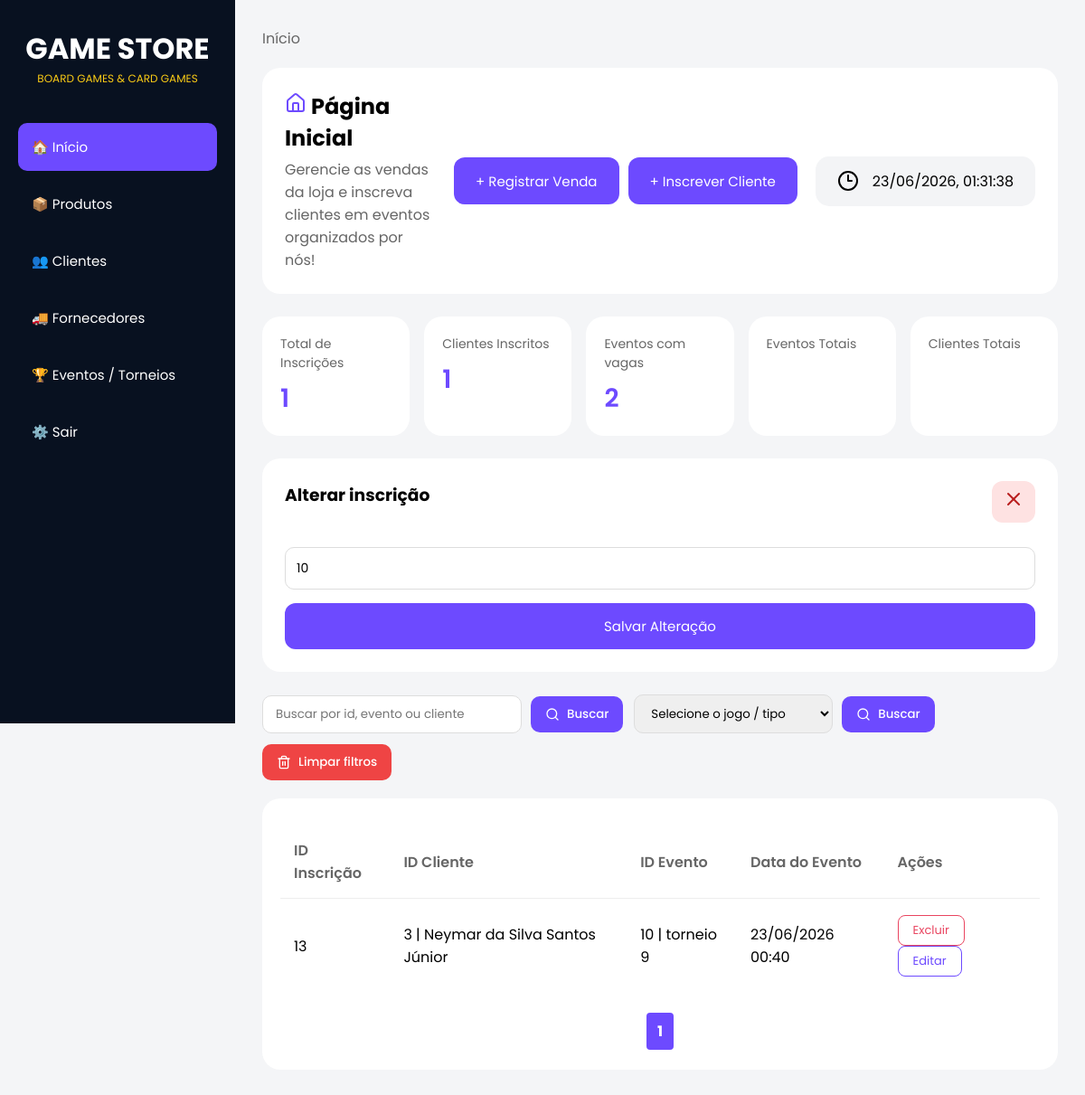
The page /inscricoes/editar/13 (signed in) on the database its author committed.
### tables this page shows
CREATE TABLE inscricoes (
            id INTEGER PRIMARY KEY AUTOINCREMENT,
            id_cliente INTEGER NOT NULL,
            id_evento INTEGER NOT NULL
        );

CREATE TABLE clientes(
            id INTEGER NOT NULL PRIMARY KEY AUTOINCREMENT,
            nome TEXT NOT NULL, 
            cpf TEXT NOT NULL UNIQUE,
            telefone TEXT NOT NULL,
            email TEXT NOT NULL UNIQUE
        );

CREATE TABLE eventos (
            id INTEGER PRIMARY KEY AUTOINCREMENT,
            nome TEXT NOT NULL,
            jogo TEXT NOT NULL,
            data TEXT NOT NULL,
            vagas INTEGER NOT NULL
        );

### routes.py (the view)
@app.route("/inscricoes/editar/<int:id>", methods=["GET"])
@login_required
def edicao_inscricao(id):
    inscricao = buscar_inscricao_por_id(id)
    lista = carregar_inscricoes()
    dados = paginar(lista,5)
    return render_template(
        "home.html",
        inscricoes=dados["itens"],
        pagina=dados["pagina"],
        total_paginas=dados["total_paginas"],
        inscricao=inscricao,
        total_inscricoes=len(lista),
        total_clientes=total_clientes_inscritos(),
        eventos_abertos=total_eventos_com_vagas(),
        modo_insc="editar",
        modo_vnd="criar",
        em_busca=False
    )

### database.py (called while the page is built)
def conectar():
    return sqlite3.connect(CAMINHO_BANCO)

### modules/eventos.py (called while the page is built)
def adicionar_status_eventos(lista):
    eventos_com_status = []
    for evento in lista:
        vagas = vagas_disponiveis(evento[0])
        status = obter_status_evento(
            evento[3],
            vagas
        )
        vagasOcupadas = evento[4] - vagas
        evento = list(evento)
        evento[3] = formatar_data(evento[3])
        evento.append(vagasOcupadas)
        evento.append(status)
        eventos_com_status.append(evento)
    return eventos_com_status

def carregar_eventos():
    lista = listar_eventos()
    return adicionar_status_eventos(lista)

def listar_eventos():
    conn = conectar()
    cursor = conn.cursor()
    cursor.execute("SELECT * FROM eventos") # seleciona tudo da tabela eventos
    eventos = cursor.fetchall()
    conn.close()
    return eventos # retorna tudo q selecionamos com o fetchall

def obter_status_evento(data_evento, vagas_disponiveis):
    data_evento = datetime.strptime( data_evento, "%Y-%m-%dT%H:%M" ) #tranforma de: "2026-06-13T18:00" para:  (2026, 6, 13, 18, 0)
    agora = datetime.now() #hora de agr no msm formato de cima
    if data_evento < agora:
        return "Encerrado"
    elif vagas_disponiveis <= 0:
        return "Lotado"
    else:
        return "Aberto"

### modules/inscricoes.py (called while the page is built)
def carregar_inscricoes():
    lista = listar_inscricoes()
    return adicionar_nomes(lista)

def adicionar_nomes(lista):
    inscricao_adicionada = []
    for inscricao in lista:
        inscricao = list(inscricao)
        nome_cliente = add_nome_cliente(inscricao[1])
        nome_evento = add_nome_evento(inscricao[2])
        data_evento = buscar_data_evento(inscricao[2])
        data_evento = formatar_data(data_evento)
        inscricao.append(nome_cliente)
        inscricao.append(nome_evento)
        inscricao.append(data_evento)
        inscricao_adicionada.append(inscricao)
    return inscricao_adicionada

def add_nome_cliente(id_cliente):
    conn = conectar()
    cursor = conn.cursor()
    cursor.execute("""
        SELECT nome
        FROM clientes
        WHERE id = ?
    """, (id_cliente,))
    resultado = cursor.fetchone()
    cursor.close()
    conn.close()
    return resultado[0] if resultado else None

def listar_inscricoes():
    conn = conectar()
    cursor = conn.cursor()
    cursor.execute("SELECT * FROM inscricoes")
    inscricoes = cursor.fetchall()
    conn.close()
    return inscricoes

### templates/home.html (shortened to what this page needs)
<!DOCTYPE html>
<html lang="pt">
<head>
    <link rel="stylesheet" href="{{ url_for('static', filename='home.css') }}" />
</head>
<body>
    <div class="sidebar">
        <div class="logo">
            <h1>GAME STORE</h1>
            <p>BOARD GAMES & CARD GAMES</p>
        </div>
        <div class="menu">
            <a href="/" class="active">🏠 Início</a>
            <a href="/produtos">📦 Produtos</a>
            <a href="/clientes">👥 Clientes</a>
            <a href="/fornecedores">🚚 Fornecedores</a>
            <a href="/eventos">🏆 Eventos / Torneios</a>
            <a href="/logout">⚙️ Sair</a>
        </div>
    </div>
    <div class="main">
        <div class="breadcrumb">
            <a href="/">Início</a>
        </div>
        <section class="topo">
            <div class="titulo-subt">
                <h1><i data-lucide="house" class="lucide-house"></i> Página Inicial</h1>
                <p>Gerencie as vendas da loja e inscreva clientes em eventos organizados por nós!</p>
            </div>
            <div class="botoes-titulo">
                <button class="btn-top" onclick="toggleFormularioVenda()">+ Registrar Venda</button>
                <button class="btn-top" onclick="toggleFormularioInscricao()">+ Inscrever Cliente</button>
            </div>
            <div class="data">
                <i data-lucide="clock-3"></i>
                <time id="data-hora" class="data-textos"></time>
            </div>
        </section>
        <div class="card-resumo">
            <div class="resumo-item">
                <span class="resumo-label">Total de Inscrições</span>
                <strong class="resumo-valor">{{ total_inscricoes }}</strong>
            </div>
            <div class="resumo-item">
                <span class="resumo-label">Clientes Inscritos</span>
                <strong class="resumo-valor">{{ total_clientes }}</strong>
            </div>
            <div class="resumo-item">
                <span class="resumo-label">Eventos com vagas</span>
                <strong class="resumo-valor">{{ eventos_abertos }}</strong>
            </div>
            <div class="resumo-item">
                <span class="resumo-label">Eventos Totais</span>
            </div>
            <div class="resumo-item">
                <span class="resumo-label">Clientes Totais</span>
            </div>
        </div>
        <div class="card-form" id="formInscricoes" {% if modo_insc=="criar" %}style="display:none;" {% endif %}>
            {% if modo_insc == "criar" %}
            <h3>Inscrever cliente em torneio</h3>
            <form action="/inscricoes" method="POST">
                <input type="text" name="id_cliente" placeholder="ID do cliente" required />
                <input type="text" name="id_evento" placeholder="ID do evento" required />
                <button type="submit" class="btn-submit">Inscrever cliente</button>
            </form>
            {% elif modo_insc == "editar" %}
            <div class="titulo-form">
                <h3>Alterar inscrição</h3>
                <a href="/"><button type="submit" class="btn-cancelar"><i data-lucide="x"></i></button></a>
            </div>
            <form action="/inscricoes/atualizar/{{ inscricao[0] }}" method="POST">
                <input type="text" name="id_evento" value="{{ inscricao[2] }}" required />
                <button type="submit" class="btn-submit">Salvar Alteração</button>
            </form>
            {% endif %}
        </div>
        <div class="filtros">
            <form action="/inscricoes/busca" method="POST" class="form-busca">
                <input type="text" name="busca" placeholder="Buscar por id, evento ou cliente" required>
                <button type="submit" class="btn-filter"><i data-lucide="search" class="lucide-btn"></i> Buscar</button>
            </form>
            <form action="/inscricoes/busca-tipo" method="POST" class="form-busca">
                <select name="tipo" class="tipos-select" required>
                    <option value="" disabled selected>Selecione o jogo / tipo</option>
                </select>
                <button type="submit" class="btn-filter"><i data-lucide="search" class="lucide-btn"></i> Buscar</button>
            </form>
            <form class="form-nofiltros" action="/">
                <button type="submit" class="btn-clear"><i data-lucide="trash-2" class="lucide-btn"></i> Limpar
                    filtros</button>
            </form>
        </div>
        <div class="card-tabela">
            <table class="tabela-inscricoes">
                <thead>
                    <tr>
                        <th>ID Inscrição</th>
                        <th>ID Cliente</th>
                        <th>ID Evento</th>
                        <th>Data do Evento</th>
                        <th>Ações</th>
                    </tr>
                </thead>
                <tbody>
                    {% for inscricao in inscricoes %}
                    <tr>
                        <td>{{ inscricao[0] }}</td>
                        <td>{{ inscricao[1] }} | {{ inscricao[3] }}</td>
                        <td>{{ inscricao[2] }} | {{ inscricao[4] }}</td>
                        <td>{{ inscricao[5] }}</td>
                        <td>
                            <form action="/inscricoes/excluir/{{ inscricao[0] }}" method="POST" style="display:inline;">
                                <button type="submit" class="btn-excluir">Excluir</button>
                            </form>
                            <form action="/inscricoes/editar/{{ inscricao[0] }}" method="GET" style="display:inline;">
                                <button type="submit" class="btn-editar">Editar</button>
                            </form>
                        </td>
                    </tr>
                    {% endfor %}
                </tbody>
            </table>
            {% if not em_busca %}
            <div class="paginacao">
                {% for p in range(1, total_paginas + 1) %}
                <a href="?pagina={{ p }}" {% if p==pagina %}class="ativo" {% endif %}>
                    {{ p }}
                </a>
                {% endfor %}
            </div>
            {% endif %}
        </div>
    </div>
</body>
</html>

### static/home.css (style rules this page uses)
* { margin: 0; padding: 0; box-sizing: border-box; font-family: "Poppins", sans-serif; }
body { background: #f4f5f7; display: flex; }
.sidebar { width: 260px; height: 100vh; background: #081120; color: white; padding: 30px 20px; position: fixed; }
.logo { text-align: center; margin-bottom: 40px; }
.logo h1 { font-size: 32px; }
.logo p { color: #facc15; font-size: 12px; }
.menu { display: flex; flex-direction: column; gap: 10px; }
.menu a { text-decoration: none; color: white; padding: 15px; border-radius: 10px; transition: 0.3s; font-size: 15px; }
.menu a:hover, .menu a.active { background: #6d4aff; }
.main { margin-left: 260px; width: calc(100% - 260px); padding: 30px; }
.breadcrumb { margin-bottom: 20px; }
.breadcrumb a { text-decoration: none; color: #666; }
.topo { display: flex; align-items: center; gap: 20px; background: white; padding: 25px; border-radius: 20px; margin-bottom: 25px; }
.titulo-subt { flex: 1; }
.titulo-subt h1 { margin-bottom: 5px; }
.titulo-subt p { color: #666; }
.lucide-house { color: #6d4aff; }
.botoes-titulo { display: flex; gap: 10px; }
.btn-top { height: 52px; padding: 0 24px; border: none; border-radius: 12px; font-size: 15px; cursor: pointer; transition: 0.3s; background: #6d4aff; color: white; font-family: "Poppins", sans-serif; }
.data { display: flex; align-items: center; gap: 15px; background: #f3f4f6; padding: 15px 24px; border-radius: 15px; }
.card-resumo { display: flex; gap: 16px; margin-bottom: 25px; }
.resumo-item { flex: 1; background: white; border-radius: 20px; padding: 20px; }
.resumo-label { font-size: 14px; color: #666; display: block; margin-bottom: 8px; }
.resumo-valor { font-size: 28px; color: #6d4aff; font-weight: 600; }
.card-form { background: white; border-radius: 20px; padding: 25px; margin-bottom: 25px; }
.card-form h3 { margin-bottom: 15px; }
.card-form input { width: 100%; padding: 12px; margin-top: 12px; border: 1px solid #ddd; border-radius: 10px; font-size: 14px; font-family: "Poppins", sans-serif; }
.btn-submit { width: 100%; border: none; background: #6d4aff; color: white; padding: 14px; border-radius: 12px; margin-top: 15px; cursor: pointer; font-size: 15px; font-family: "Poppins", sans-serif; transition: 0.3s; }
.titulo-form { display: flex; justify-content: space-between; align-items: center; margin-bottom: 15px; }
.btn-cancelar { border: none; border-radius: 12px; background: #fee2e2; color: #b91c1c; cursor: pointer; padding: 8px 12px; }
.filtros { display: flex; flex-wrap: wrap; gap: 12px; margin-bottom: 20px; align-items: center; }
.form-busca, .form-nofiltros { display: flex; gap: 10px; align-items: center; }
.form-busca input, .tipos-select { padding: 10px 14px; border: 1px solid #ddd; border-radius: 10px; min-width: 220px; font-family: "Poppins", sans-serif; }
.btn-filter, .btn-clear { border: none; border-radius: 10px; padding: 10px 16px; cursor: pointer; font-weight: 500; transition: 0.3s; font-family: "Poppins", sans-serif; display: flex; align-items: center; gap: 8px; }
.btn-filter { background: #6d4aff; color: white; }
.btn-clear { background: #ef4444; color: white; }
.lucide-btn { width: 16px; height: 16px; }
.card-tabela { background: white; border-radius: 20px; padding: 20px; }
.tabela-inscricoes { width: 100%; border-collapse: collapse; margin-top: 10px; }
.tabela-inscricoes th { text-align: left; color: #666; font-weight: 600; padding: 15px; }
.tabela-inscricoes td { padding: 18px 15px; border-top: 1px solid #eee; }
.btn-editar { background: none; border: 1px solid #6d4aff; color: #6d4aff; padding: 6px 16px; border-radius: 8px; font-size: 13px; cursor: pointer; font-family: "Poppins", sans-serif; transition: 0.3s; margin-right: 6px; }
.btn-excluir { background: none; border: 1px solid #e94560; color: #e94560; padding: 6px 16px; border-radius: 8px; font-size: 13px; cursor: pointer; font-family: "Poppins", sans-serif; transition: 0.3s; }
.paginacao { display: flex; justify-content: center; gap: 8px; margin-top: 20px; }
.paginacao a { text-decoration: none; padding: 8px 12px; border-radius: 6px; background: #6d4aff; color: white; }
.paginacao a.ativo { font-weight: bold; border: 2px solid white; }

### rows shown on the page
inscricoes: id_evento "10", id "13", id_cliente "3", nome "Neymar da Silva Santos Júnior", nome "torneio 9", inscricao "23/06/2026 00:40"

### other values the page prints
{{ total_inscricoes }} "1"
{{ total_clientes }} "1"
{{ eventos_abertos }} "2"
{{ p }} "1"
